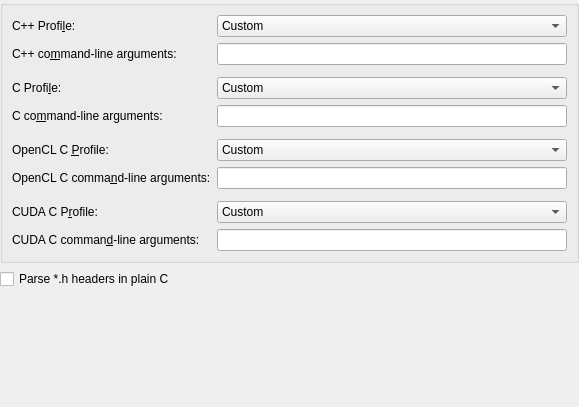
<?xml version="1.0" encoding="UTF-8"?>
<ui version="4.0">
 <class>ParserWidget</class>
 <widget class="QWidget" name="ParserWidget">
  <property name="geometry">
   <rect>
    <x>0</x>
    <y>0</y>
    <width>579</width>
    <height>407</height>
   </rect>
  </property>
  <layout class="QGridLayout" name="gridLayout">
   <property name="margin">
    <number>0</number>
   </property>
   <item row="1" column="0">
    <widget class="QCheckBox" name="parseHeadersInPlainC">
     <property name="toolTip">
      <string>&lt;html&gt;&lt;head/&gt;&lt;body&gt;&lt;p&gt;Check this if you want &lt;code&gt;*.h&lt;/code&gt; headers to be parsed in plain C mode. By default they are parsed as C++ headers.&lt;/p&gt;&lt;/body&gt;&lt;/html&gt;</string>
     </property>
     <property name="text">
      <string>Parse *.h headers in plain C</string>
     </property>
    </widget>
   </item>
   <item row="0" column="0">
    <widget class="QGroupBox" name="groupBox">
     <property name="title">
      <string/>
     </property>
     <layout class="QFormLayout" name="formLayout">
      <item row="0" column="0">
       <widget class="QLabel" name="label_2">
        <property name="text">
         <string>C++ Profi&amp;le:</string>
        </property>
        <property name="buddy">
         <cstring>languageStandardsCpp</cstring>
        </property>
       </widget>
      </item>
      <item row="0" column="1">
       <widget class="QComboBox" name="languageStandardsCpp">
        <property name="sizePolicy">
         <sizepolicy hsizetype="Preferred" vsizetype="Fixed">
          <horstretch>0</horstretch>
          <verstretch>0</verstretch>
         </sizepolicy>
        </property>
        <property name="toolTip">
         <string>&lt;html&gt;&lt;head/&gt;&lt;body&gt;&lt;p&gt;Choose language profile. &lt;/p&gt;&lt;p&gt;Use &amp;quot;Custom&amp;quot; profile to modify parser command-line arguments&lt;/p&gt;&lt;/body&gt;&lt;/html&gt;</string>
        </property>
        <item>
         <property name="text">
          <string>Custom</string>
         </property>
        </item>
        <item>
         <property name="text">
          <string>c++98</string>
         </property>
        </item>
        <item>
         <property name="text">
          <string>c++03</string>
         </property>
        </item>
        <item>
         <property name="text">
          <string>c++11</string>
         </property>
        </item>
        <item>
         <property name="text">
          <string>c++14</string>
         </property>
        </item>
        <item>
         <property name="text">
          <string>c++1z</string>
         </property>
        </item>
       </widget>
      </item>
      <item row="1" column="0">
       <widget class="QLabel" name="argumentsLabel">
        <property name="text">
         <string>C++ co&amp;mmand-line arguments:</string>
        </property>
        <property name="buddy">
         <cstring>parserOptionsCpp</cstring>
        </property>
       </widget>
      </item>
      <item row="1" column="1">
       <widget class="QLineEdit" name="parserOptionsCpp"/>
      </item>
      <item row="2" column="0">
       <spacer name="verticalSpacer_2">
        <property name="orientation">
         <enum>Qt::Vertical</enum>
        </property>
        <property name="sizeHint" stdset="0">
         <size>
          <width>20</width>
          <height>40</height>
         </size>
        </property>
       </spacer>
      </item>
      <item row="3" column="0">
       <widget class="QLabel" name="label_3">
        <property name="text">
         <string>C Profi&amp;le:</string>
        </property>
        <property name="buddy">
         <cstring>languageStandardsC</cstring>
        </property>
       </widget>
      </item>
      <item row="3" column="1">
       <widget class="QComboBox" name="languageStandardsC">
        <property name="sizePolicy">
         <sizepolicy hsizetype="Preferred" vsizetype="Fixed">
          <horstretch>0</horstretch>
          <verstretch>0</verstretch>
         </sizepolicy>
        </property>
        <property name="toolTip">
         <string>&lt;html&gt;&lt;head/&gt;&lt;body&gt;&lt;p&gt;Choose language profile. &lt;/p&gt;&lt;p&gt;Use &amp;quot;Custom&amp;quot; profile to modify parser command-line arguments&lt;/p&gt;&lt;/body&gt;&lt;/html&gt;</string>
        </property>
        <item>
         <property name="text">
          <string>Custom</string>
         </property>
        </item>
        <item>
         <property name="text">
          <string>c89</string>
         </property>
        </item>
        <item>
         <property name="text">
          <string>gnu89</string>
         </property>
        </item>
        <item>
         <property name="text">
          <string>c99</string>
         </property>
        </item>
        <item>
         <property name="text">
          <string>gnu99</string>
         </property>
        </item>
        <item>
         <property name="text">
          <string>c11</string>
         </property>
        </item>
        <item>
         <property name="text">
          <string>gnu11</string>
         </property>
        </item>
       </widget>
      </item>
      <item row="4" column="0">
       <widget class="QLabel" name="argumentsLabel_2">
        <property name="text">
         <string>C co&amp;mmand-line arguments:</string>
        </property>
        <property name="buddy">
         <cstring>parserOptionsC</cstring>
        </property>
       </widget>
      </item>
      <item row="4" column="1">
       <widget class="QLineEdit" name="parserOptionsC"/>
      </item>
      <item row="5" column="0">
       <spacer name="verticalSpacer_3">
        <property name="orientation">
         <enum>Qt::Vertical</enum>
        </property>
        <property name="sizeHint" stdset="0">
         <size>
          <width>20</width>
          <height>40</height>
         </size>
        </property>
       </spacer>
      </item>
      <item row="6" column="0">
       <widget class="QLabel" name="label_4">
        <property name="text">
         <string>OpenCL C &amp;Profile:</string>
        </property>
        <property name="buddy">
         <cstring>languageStandardsOpenCl</cstring>
        </property>
       </widget>
      </item>
      <item row="6" column="1">
       <widget class="QComboBox" name="languageStandardsOpenCl">
        <property name="sizePolicy">
         <sizepolicy hsizetype="Preferred" vsizetype="Fixed">
          <horstretch>0</horstretch>
          <verstretch>0</verstretch>
         </sizepolicy>
        </property>
        <property name="toolTip">
         <string>&lt;html&gt;&lt;head/&gt;&lt;body&gt;&lt;p&gt;Choose language profile. &lt;/p&gt;&lt;p&gt;Use &amp;quot;Custom&amp;quot; profile to modify parser command-line arguments&lt;/p&gt;&lt;/body&gt;&lt;/html&gt;</string>
        </property>
        <item>
         <property name="text">
          <string>Custom</string>
         </property>
        </item>
        <item>
         <property name="text">
          <string>CL1.1</string>
         </property>
        </item>
        <item>
         <property name="text">
          <string>CL1.2</string>
         </property>
        </item>
        <item>
         <property name="text">
          <string>CL2.0</string>
         </property>
        </item>
       </widget>
      </item>
      <item row="7" column="0">
       <widget class="QLabel" name="argumentsLabel_3">
        <property name="text">
         <string>OpenCL C comma&amp;nd-line arguments:</string>
        </property>
        <property name="buddy">
         <cstring>parserOptionsOpenCl</cstring>
        </property>
       </widget>
      </item>
      <item row="7" column="1">
       <widget class="QLineEdit" name="parserOptionsOpenCl"/>
      </item>
      <item row="8" column="0">
       <spacer name="verticalSpacer_4">
        <property name="orientation">
         <enum>Qt::Vertical</enum>
        </property>
        <property name="sizeHint" stdset="0">
         <size>
          <width>20</width>
          <height>40</height>
         </size>
        </property>
       </spacer>
      </item>
      <item row="9" column="0">
       <widget class="QLabel" name="label_5">
        <property name="text">
         <string>CUDA C P&amp;rofile:</string>
        </property>
        <property name="buddy">
         <cstring>languageStandardsCuda</cstring>
        </property>
       </widget>
      </item>
      <item row="9" column="1">
       <widget class="QComboBox" name="languageStandardsCuda">
        <property name="sizePolicy">
         <sizepolicy hsizetype="Preferred" vsizetype="Fixed">
          <horstretch>0</horstretch>
          <verstretch>0</verstretch>
         </sizepolicy>
        </property>
        <property name="toolTip">
         <string>&lt;html&gt;&lt;head/&gt;&lt;body&gt;&lt;p&gt;Choose language profile. &lt;/p&gt;&lt;p&gt;Use &amp;quot;Custom&amp;quot; profile to modify parser command-line arguments&lt;/p&gt;&lt;/body&gt;&lt;/html&gt;</string>
        </property>
        <item>
         <property name="text">
          <string>Custom</string>
         </property>
        </item>
        <item>
         <property name="text">
          <string>c++03</string>
         </property>
        </item>
        <item>
         <property name="text">
          <string>c++11</string>
         </property>
        </item>
        <item>
         <property name="text">
          <string>c++14</string>
         </property>
        </item>
        <item>
         <property name="text">
          <string>c99</string>
         </property>
        </item>
       </widget>
      </item>
      <item row="10" column="0">
       <widget class="QLabel" name="argumentsLabel_4">
        <property name="text">
         <string>CUDA C comman&amp;d-line arguments:</string>
        </property>
        <property name="buddy">
         <cstring>parserOptionsCuda</cstring>
        </property>
       </widget>
      </item>
      <item row="10" column="1">
       <widget class="QLineEdit" name="parserOptionsCuda"/>
      </item>
     </layout>
    </widget>
   </item>
   <item row="2" column="0">
    <spacer name="verticalSpacer">
     <property name="orientation">
      <enum>Qt::Vertical</enum>
     </property>
     <property name="sizeHint" stdset="0">
      <size>
       <width>20</width>
       <height>406</height>
      </size>
     </property>
    </spacer>
   </item>
  </layout>
 </widget>
 <resources/>
 <connections/>
</ui>
